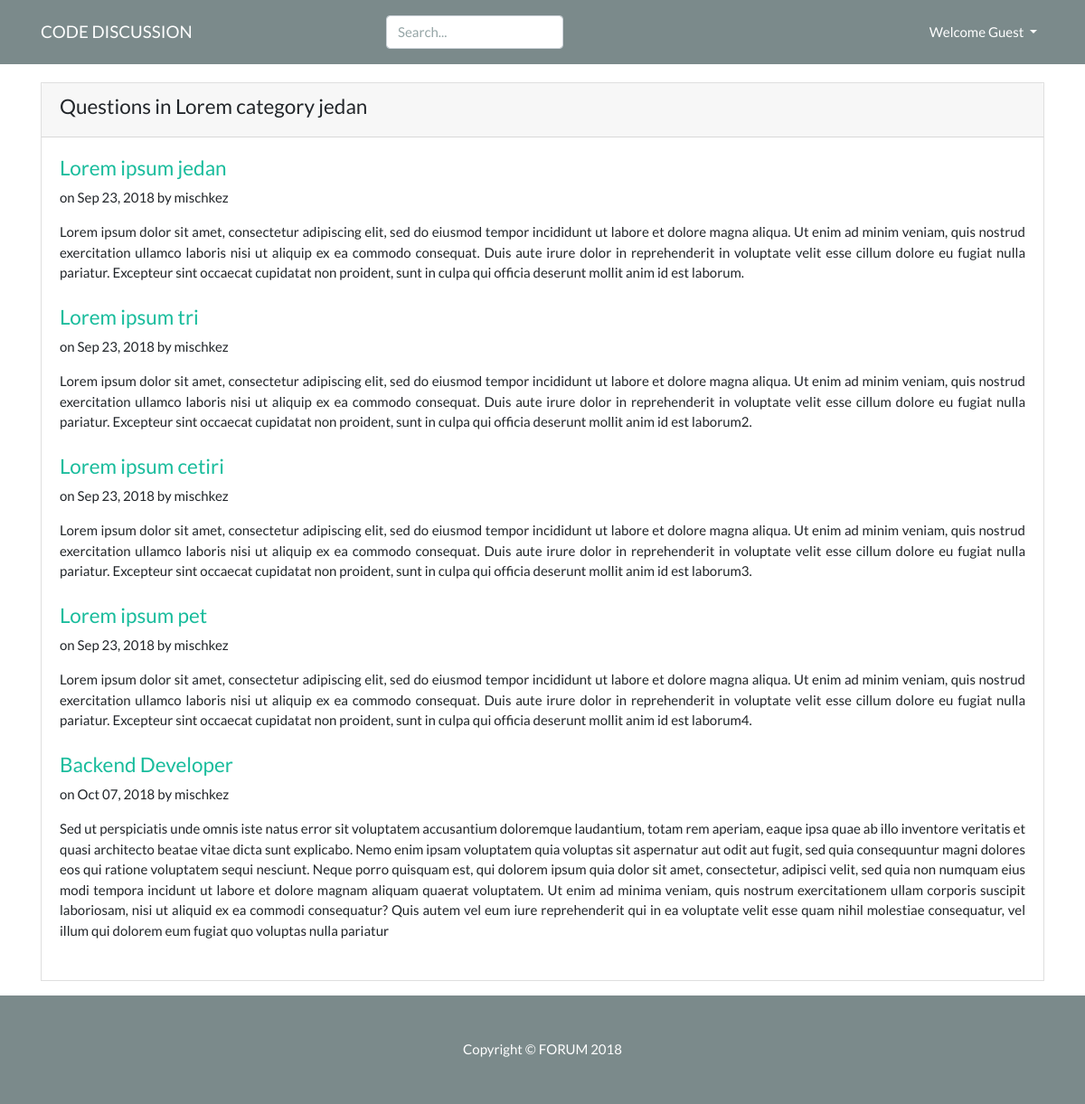
The app's page /questions/categories/lorem-category-jedan with its own data.
### questions/models.py (models this page shows, shortened)
class Category(models.Model):
    title = models.CharField(max_length=150, unique=True)
    slug = models.SlugField(max_length=150, unique=True, editable=False)
    description = models.CharField(max_length=300)
    created_at = models.DateTimeField(auto_now_add=True)
    updated_at = models.DateTimeField(auto_now=True)
    class Meta:
        verbose_name_plural = "Categories"

class Question(models.Model):
    category = models.ForeignKey(
        Category, on_delete=models.CASCADE, related_name='questions')
    owner = models.ForeignKey(
        User, on_delete=models.CASCADE, related_name='questions')
    title = models.CharField(max_length=150, unique=True)
    slug = models.SlugField(max_length=150, unique=True, editable=False)
    content = models.TextField(blank=False, unique=True)
    created_at = models.DateTimeField(auto_now_add=True)
    updated_at = models.DateTimeField(auto_now=True)
    solved = models.BooleanField(default=False)
    likes = GenericRelation('Like')
    def get_absolute_url(self):
        return reverse('question', kwargs={'slug': self.slug})
    class Meta:
        get_latest_by = "-pk"

### questions/views.py (the view)
# urls.py: path('categories/<slug:slug>', CategoryDetailView.as_view(), name='category'),
class CategoryDetailView(generic.DetailView):
    model = Category
    template_name = 'questions/category.html'

### templates/questions/category.html (shortened to what this page needs)
{% extends 'base.html' %}
{% block content %}
  <div class="card card-primary">
    <div class="card-header">
      <h4>Questions in {{ category.title }}</h4>
    </div>
    <div class="card-body">
      {% for question in category.questions.all %}
        <article class="mb-4">
          <a href="{{ question.get_absolute_url }}">
            <h4>{{ question.title }}</h4>
          </a>
          <p>on {{ question.created_at|date:"M d, Y" }} by {{ question.owner }}  </p>
          <div class="">
            {{ question.content }}
          </div>
        </article>
      {% empty %}
        <h4>No questions in this category. You can add it by clicking <a href="{% url 'new_question' %}">here</a>!</h4>
      {% endfor %}
    </div>
  </div>
{% endblock %}

### assets/css/custom.css (style rules this page uses)
html { height: 100%; box-sizing: border-box; }
body { position: relative; margin: 0; padding-bottom: 6rem; min-height: 100%; text-align: justify; }
.card-primary { margin-top: 20px; }
.card { border-radius: 0%; }

### records on screen
Category: title "Lorem category jedan"
Question: title "Lorem ipsum jedan", created_at "Sep 23, 2018", owner "mischkez", content "Lorem ipsum dolor sit amet, consectetur adipiscing elit, sed do eiusmod tempor incididunt ut labore et dolore magna aliqua. Ut enim ad minim veniam, quis nostrud exercitation ullamco laboris nisi ut aliquip ex ea commodo consequat. Duis aute irure dolor in reprehenderit in voluptate velit esse cillum dolore eu fugiat nulla pariatur. Excepteur sint occaecat cupidatat non proident, sunt in culpa qui officia deserunt mollit anim id est laborum."
Question: title "Lorem ipsum tri", created_at "Sep 23, 2018", owner "mischkez", content "Lorem ipsum dolor sit amet, consectetur adipiscing elit, sed do eiusmod tempor incididunt ut labore et dolore magna aliqua. Ut enim ad minim veniam, quis nostrud exercitation ullamco laboris nisi ut aliquip ex ea commodo consequat. Duis aute irure dolor in reprehenderit in voluptate velit esse cillum dolore eu fugiat nulla pariatur. Excepteur sint occaecat cupidatat non proident, sunt in culpa qui officia deserunt mollit anim id est laborum2."
Question: title "Lorem ipsum cetiri", created_at "Sep 23, 2018", owner "mischkez", content "Lorem ipsum dolor sit amet, consectetur adipiscing elit, sed do eiusmod tempor incididunt ut labore et dolore magna aliqua. Ut enim ad minim veniam, quis nostrud exercitation ullamco laboris nisi ut aliquip ex ea commodo consequat. Duis aute irure dolor in reprehenderit in voluptate velit esse cillum dolore eu fugiat nulla pariatur. Excepteur sint occaecat cupidatat non proident, sunt in culpa qui officia deserunt mollit anim id est laborum3."
Question: title "Lorem ipsum pet", created_at "Sep 23, 2018", owner "mischkez", content "Lorem ipsum dolor sit amet, consectetur adipiscing elit, sed do eiusmod tempor incididunt ut labore et dolore magna aliqua. Ut enim ad minim veniam, quis nostrud exercitation ullamco laboris nisi ut aliquip ex ea commodo consequat. Duis aute irure dolor in reprehenderit in voluptate velit esse cillum dolore eu fugiat nulla pariatur. Excepteur sint occaecat cupidatat non proident, sunt in culpa qui officia deserunt mollit anim id est laborum4."
Question: title "Backend Developer", created_at "Oct 07, 2018", owner "mischkez", content "Sed ut perspiciatis unde omnis iste natus error sit voluptatem accusantium doloremque laudantium, totam rem aperiam, eaque ipsa quae ab illo inventore veritatis et quasi architecto beatae vitae dicta sunt explicabo. Nemo enim ipsam voluptatem quia voluptas sit aspernatur aut odit aut fugit, sed quia consequuntur magni dolores eos qui ratione voluptatem sequi nesciunt. Neque porro quisquam est, qui dolorem ipsum quia dolor sit amet, consectetur, adipisci velit, sed quia non numquam eius modi tempora incidunt ut labore et dolore magnam aliquam quaerat voluptatem. Ut enim ad minima veniam, quis nostrum exercitationem ullam corporis suscipit laboriosam, nisi ut aliquid ex ea commodi…"
